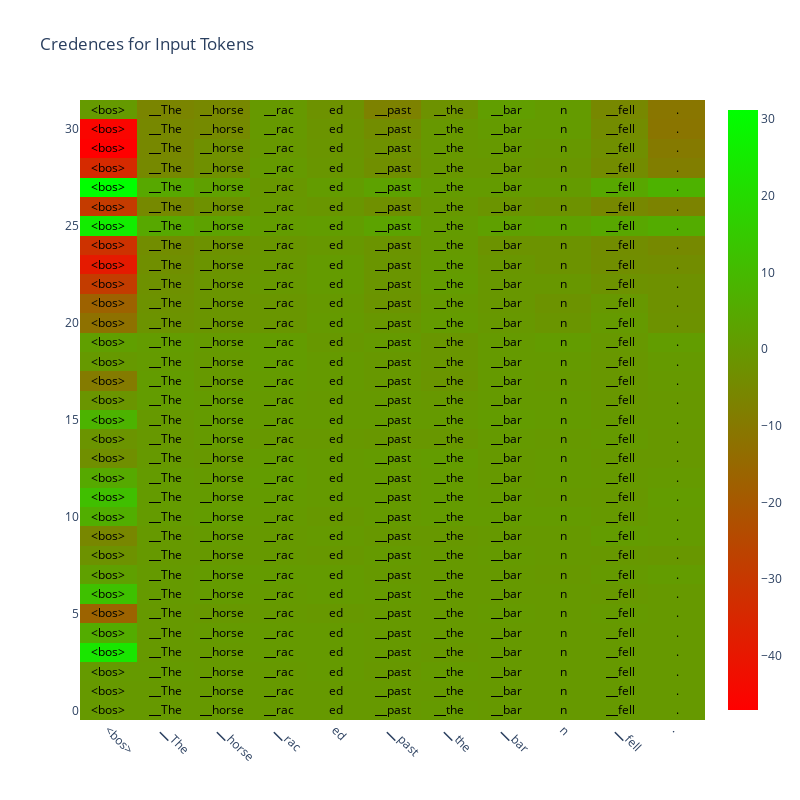

Notebook source saved alongside this figure:
### Code cell
import plotly.graph_objs as go
import plotly.io as pio
import torch
from IPython.display import HTML
from plotly.offline import init_notebook_mode, iplot
init_notebook_mode(connected=True)

# Create color scale for heatmap
# white to red
# color_scale = [[0, '#FFFFFF'], [1, '#FF0000']] # white to red
# white to green
# color_scale = [[0, '#FFFFFF'], [1, '#00FF00']] # white to green
# red to green
color_scale = [[0, '#FF0000'], [1, '#00FF00']] # red to green

def display_credences(credences, input_tokens, display="words"):

    padded_text = np.array([[" " * 2 + "{:.2f}".format(value) + " " * 2 for value in row] for row in credences])
    words_corresponding_to_credences = np.array([[" " * 2 + word + " " * 2 for word in input_tokens] for layer_num in range(len(credences))])

    # Create plotly heatmap
    heatmap = go.Heatmap(
        z=credences, 
        colorscale=color_scale,
        text=words_corresponding_to_credences if display == "words" else padded_text,  # Set the text to be equal to z
        texttemplate="%{text}", 
        textfont=dict(color='black', size=12),  # Set the text color and size
    )

    # Create plot layout
    layout = go.Layout(title='Credences for Input Tokens',
                    width=800,  # Set the width of the plot
                    height=800,  # Set the height of the plot
                    xaxis=dict(tickvals=list(range(len(input_tokens))),
                                ticktext=input_tokens,
                                tickangle=45))

    # Create plotly figure
    fig = go.Figure(data=[heatmap], layout=layout)
    # fig = fig.update_traces(text=input_tokens, texttemplate="%{text}", hovertemplate=None)

    # Display plotly figure
    iplot(fig)

display_credences(*d["The horse raced past the barn fell."], display="words")

### Figure 1 — Plotly figure (JSON) as saved in the notebook; plotly's stock layout.template omitted (floating-point values rounded to 4 significant figures; data arrays with more than 128 entries replaced by an {"elided": "..."} marker saying what was removed)
{"data": [{"colorscale": [[0, "#FF0000"], [1, "#00FF00"]], "text": {"elided": "32x11 str values"}, "textfont": {"color": "black", "size": 12}, "texttemplate": "%{text}", "type": "heatmap", "z": {"elided": "32x11 float values"}}], "layout": {"height": 800, "title": {"text": "Credences for Input Tokens"}, "width": 800, "xaxis": {"tickangle": 45, "ticktext": ["<bos>", "▁The", "▁horse", "▁rac", "ed", "▁past", "▁the", "▁bar", "n", "▁fell", "."], "tickvals": [0, 1, 2, 3, 4, 5, 6, 7, 8, 9, 10]}}}
